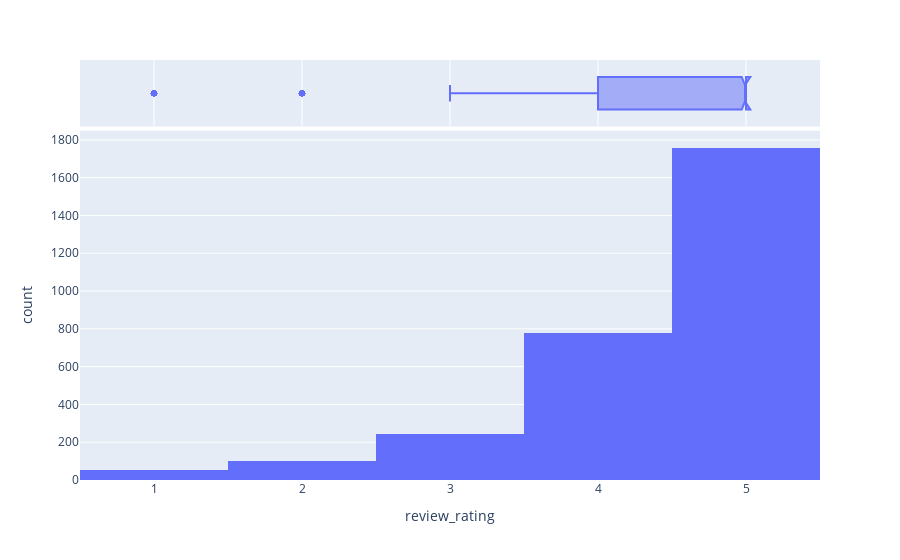

This figure's notebook cell:
### Markdown cell above
## Commentaires clients

### Code cell
fig = px.histogram(reviews_df, x="review_rating", marginal="box")
fig.show()

### Figure 1 — Plotly figure (JSON) as saved in the notebook; plotly's stock layout.template omitted (floating-point values rounded to 4 significant figures; data arrays with more than 128 entries replaced by an {"elided": "..."} marker saying what was removed)
{"data": [{"alignmentgroup": "True", "bingroup": "x", "hovertemplate": "review_rating=%{x}<br>count=%{y}<extra></extra>", "legendgroup": "", "marker": {"color": "#636efa", "pattern": {"shape": ""}}, "name": "", "offsetgroup": "", "orientation": "v", "showlegend": false, "type": "histogram", "x": {"elided": "2928 int values"}, "xaxis": "x", "yaxis": "y"}, {"alignmentgroup": "True", "hovertemplate": "review_rating=%{x}<extra></extra>", "legendgroup": "", "marker": {"color": "#636efa"}, "name": "", "notched": true, "offsetgroup": "", "showlegend": false, "type": "box", "x": {"elided": "2928 int values"}, "xaxis": "x2", "yaxis": "y2"}], "layout": {"barmode": "relative", "legend": {"tracegroupgap": 0}, "margin": {"t": 60}, "xaxis": {"anchor": "y", "domain": [0, 1], "title": {"text": "review_rating"}}, "xaxis2": {"anchor": "y2", "domain": [0, 1], "matches": "x", "showgrid": true, "showticklabels": false}, "yaxis": {"anchor": "x", "domain": [0, 0.8316], "title": {"text": "count"}}, "yaxis2": {"anchor": "x2", "domain": [0.8416, 1], "matches": "y2", "showgrid": false, "showline": false, "showticklabels": false, "ticks": ""}}}
